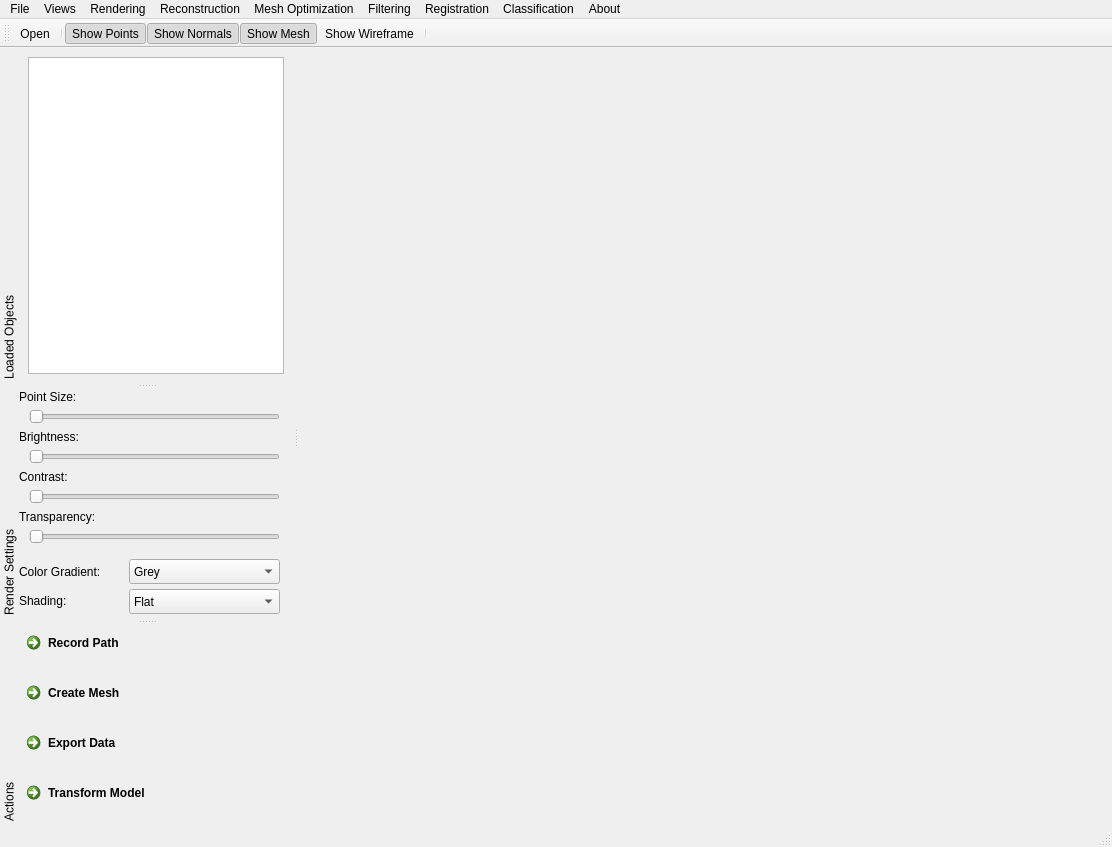
<?xml version="1.0" encoding="UTF-8"?>
<ui version="4.0">
 <class>MainWindow</class>
 <widget class="QMainWindow" name="MainWindow">
  <property name="geometry">
   <rect>
    <x>0</x>
    <y>0</y>
    <width>1112</width>
    <height>847</height>
   </rect>
  </property>
  <property name="windowTitle">
   <string>Las Vegas Reconstruction Toolkit</string>
  </property>
  <widget class="QWidget" name="centralwidget">
   <layout class="QVBoxLayout" name="verticalLayout">
    <item>
     <widget class="QVTKWidget" name="qvtkWidget"/>
    </item>
   </layout>
  </widget>
  <widget class="QStatusBar" name="statusbar"/>
  <widget class="QDockWidget" name="dockWidgetScene">
   <property name="minimumSize">
    <size>
     <width>200</width>
     <height>100</height>
    </size>
   </property>
   <property name="maximumSize">
    <size>
     <width>524287</width>
     <height>524287</height>
    </size>
   </property>
   <property name="styleSheet">
    <string notr="true"/>
   </property>
   <property name="floating">
    <bool>false</bool>
   </property>
   <property name="features">
    <set>QDockWidget::DockWidgetVerticalTitleBar</set>
   </property>
   <property name="allowedAreas">
    <set>Qt::LeftDockWidgetArea</set>
   </property>
   <property name="windowTitle">
    <string>Loaded Objects</string>
   </property>
   <attribute name="dockWidgetArea">
    <number>1</number>
   </attribute>
   <widget class="QWidget" name="dockWidgetSceneContents">
    <layout class="QHBoxLayout" name="horizontalLayout">
     <item>
      <widget class="QTreeWidget" name="treeWidget">
       <property name="autoExpandDelay">
        <number>0</number>
       </property>
       <property name="columnCount">
        <number>2</number>
       </property>
       <attribute name="headerVisible">
        <bool>false</bool>
       </attribute>
       <column>
        <property name="text">
         <string notr="true">1</string>
        </property>
       </column>
       <column>
        <property name="text">
         <string notr="true">2</string>
        </property>
       </column>
      </widget>
     </item>
    </layout>
   </widget>
  </widget>
  <widget class="QDockWidget" name="dockWidgetRendering">
   <property name="minimumSize">
    <size>
     <width>41</width>
     <height>230</height>
    </size>
   </property>
   <property name="maximumSize">
    <size>
     <width>524287</width>
     <height>230</height>
    </size>
   </property>
   <property name="features">
    <set>QDockWidget::DockWidgetMovable|QDockWidget::DockWidgetVerticalTitleBar</set>
   </property>
   <property name="windowTitle">
    <string>Render Settings</string>
   </property>
   <attribute name="dockWidgetArea">
    <number>1</number>
   </attribute>
   <widget class="QWidget" name="dockWidgetRenderingContents">
    <widget class="QLabel" name="labelPointSize">
     <property name="geometry">
      <rect>
       <x>0</x>
       <y>0</y>
       <width>91</width>
       <height>16</height>
      </rect>
     </property>
     <property name="text">
      <string>Point Size:</string>
     </property>
    </widget>
    <widget class="QSlider" name="horizontalSliderPointSize">
     <property name="geometry">
      <rect>
       <x>10</x>
       <y>20</y>
       <width>251</width>
       <height>16</height>
      </rect>
     </property>
     <property name="minimum">
      <number>1</number>
     </property>
     <property name="maximum">
      <number>10</number>
     </property>
     <property name="orientation">
      <enum>Qt::Horizontal</enum>
     </property>
    </widget>
    <widget class="QLabel" name="labelContrast">
     <property name="geometry">
      <rect>
       <x>0</x>
       <y>80</y>
       <width>91</width>
       <height>16</height>
      </rect>
     </property>
     <property name="text">
      <string>Contrast:</string>
     </property>
    </widget>
    <widget class="QSlider" name="horizontalSliderBrightness">
     <property name="geometry">
      <rect>
       <x>10</x>
       <y>60</y>
       <width>251</width>
       <height>16</height>
      </rect>
     </property>
     <property name="orientation">
      <enum>Qt::Horizontal</enum>
     </property>
    </widget>
    <widget class="QSlider" name="horizontalSliderContrast">
     <property name="geometry">
      <rect>
       <x>10</x>
       <y>100</y>
       <width>251</width>
       <height>16</height>
      </rect>
     </property>
     <property name="orientation">
      <enum>Qt::Horizontal</enum>
     </property>
    </widget>
    <widget class="QLabel" name="labelContrastTransparency">
     <property name="geometry">
      <rect>
       <x>0</x>
       <y>120</y>
       <width>91</width>
       <height>16</height>
      </rect>
     </property>
     <property name="text">
      <string>Transparency:</string>
     </property>
    </widget>
    <widget class="QSlider" name="horizontalSliderTransparency">
     <property name="geometry">
      <rect>
       <x>10</x>
       <y>140</y>
       <width>251</width>
       <height>16</height>
      </rect>
     </property>
     <property name="maximum">
      <number>100</number>
     </property>
     <property name="value">
      <number>0</number>
     </property>
     <property name="orientation">
      <enum>Qt::Horizontal</enum>
     </property>
    </widget>
    <widget class="QLabel" name="labelColorGradient">
     <property name="geometry">
      <rect>
       <x>0</x>
       <y>173</y>
       <width>131</width>
       <height>20</height>
      </rect>
     </property>
     <property name="text">
      <string>Color Gradient:</string>
     </property>
    </widget>
    <widget class="QComboBox" name="comboBoxGradient">
     <property name="geometry">
      <rect>
       <x>110</x>
       <y>170</y>
       <width>151</width>
       <height>25</height>
      </rect>
     </property>
     <item>
      <property name="text">
       <string>Grey</string>
      </property>
     </item>
     <item>
      <property name="text">
       <string>Hot</string>
      </property>
     </item>
     <item>
      <property name="text">
       <string>Jet</string>
      </property>
     </item>
     <item>
      <property name="text">
       <string>HSV</string>
      </property>
     </item>
     <item>
      <property name="text">
       <string>Simpsons</string>
      </property>
     </item>
    </widget>
    <widget class="QComboBox" name="comboBoxShading">
     <property name="geometry">
      <rect>
       <x>110</x>
       <y>200</y>
       <width>151</width>
       <height>25</height>
      </rect>
     </property>
     <item>
      <property name="text">
       <string>Flat</string>
      </property>
     </item>
     <item>
      <property name="text">
       <string>Gouraud</string>
      </property>
     </item>
     <item>
      <property name="text">
       <string>Phong</string>
      </property>
     </item>
    </widget>
    <widget class="QLabel" name="labelShading">
     <property name="geometry">
      <rect>
       <x>0</x>
       <y>204</y>
       <width>131</width>
       <height>16</height>
      </rect>
     </property>
     <property name="text">
      <string>Shading:</string>
     </property>
    </widget>
    <widget class="QLabel" name="labelContrast_2">
     <property name="geometry">
      <rect>
       <x>0</x>
       <y>40</y>
       <width>91</width>
       <height>16</height>
      </rect>
     </property>
     <property name="text">
      <string>Brightness:</string>
     </property>
    </widget>
   </widget>
  </widget>
  <widget class="QDockWidget" name="dockWidgetActions">
   <property name="sizePolicy">
    <sizepolicy hsizetype="Expanding" vsizetype="Expanding">
     <horstretch>0</horstretch>
     <verstretch>0</verstretch>
    </sizepolicy>
   </property>
   <property name="minimumSize">
    <size>
     <width>200</width>
     <height>200</height>
    </size>
   </property>
   <property name="maximumSize">
    <size>
     <width>524287</width>
     <height>200</height>
    </size>
   </property>
   <property name="autoFillBackground">
    <bool>false</bool>
   </property>
   <property name="features">
    <set>QDockWidget::DockWidgetVerticalTitleBar</set>
   </property>
   <property name="windowTitle">
    <string>Actions</string>
   </property>
   <attribute name="dockWidgetArea">
    <number>1</number>
   </attribute>
   <widget class="QWidget" name="dockWidgetActionsContents">
    <widget class="QCommandLinkButton" name="buttonRecordPath">
     <property name="geometry">
      <rect>
       <x>0</x>
       <y>0</y>
       <width>251</width>
       <height>51</height>
      </rect>
     </property>
     <property name="text">
      <string>Record Path</string>
     </property>
     <property name="icon">
      <iconset resource="../res/viewer.qrc">
       <normaloff>:/qv_animation.png</normaloff>:/qv_animation.png</iconset>
     </property>
     <property name="iconSize">
      <size>
       <width>30</width>
       <height>30</height>
      </size>
     </property>
    </widget>
    <widget class="QCommandLinkButton" name="buttonCreateMesh">
     <property name="geometry">
      <rect>
       <x>0</x>
       <y>50</y>
       <width>251</width>
       <height>51</height>
      </rect>
     </property>
     <property name="text">
      <string>Create Mesh</string>
     </property>
     <property name="icon">
      <iconset resource="../res/viewer.qrc">
       <normaloff>:/qv_createMesh.png</normaloff>:/qv_createMesh.png</iconset>
     </property>
     <property name="iconSize">
      <size>
       <width>30</width>
       <height>30</height>
      </size>
     </property>
    </widget>
    <widget class="QCommandLinkButton" name="buttonExportData">
     <property name="geometry">
      <rect>
       <x>0</x>
       <y>100</y>
       <width>251</width>
       <height>51</height>
      </rect>
     </property>
     <property name="text">
      <string>Export Data</string>
     </property>
     <property name="icon">
      <iconset resource="../res/viewer.qrc">
       <normaloff>:/qv_export.png</normaloff>:/qv_export.png</iconset>
     </property>
     <property name="iconSize">
      <size>
       <width>30</width>
       <height>30</height>
      </size>
     </property>
    </widget>
    <widget class="QCommandLinkButton" name="buttonTransformModel">
     <property name="geometry">
      <rect>
       <x>0</x>
       <y>150</y>
       <width>251</width>
       <height>51</height>
      </rect>
     </property>
     <property name="text">
      <string>Transform Model</string>
     </property>
     <property name="icon">
      <iconset resource="../res/viewer.qrc">
       <normaloff>:/qv_transform.png</normaloff>:/qv_transform.png</iconset>
     </property>
     <property name="iconSize">
      <size>
       <width>30</width>
       <height>30</height>
      </size>
     </property>
    </widget>
   </widget>
  </widget>
  <widget class="QToolBar" name="toolBar">
   <property name="windowTitle">
    <string>toolBar</string>
   </property>
   <property name="allowedAreas">
    <set>Qt::NoToolBarArea</set>
   </property>
   <property name="iconSize">
    <size>
     <width>30</width>
     <height>30</height>
    </size>
   </property>
   <attribute name="toolBarArea">
    <enum>TopToolBarArea</enum>
   </attribute>
   <attribute name="toolBarBreak">
    <bool>false</bool>
   </attribute>
   <addaction name="actionOpen"/>
   <addaction name="separator"/>
   <addaction name="actionShow_Points"/>
   <addaction name="actionShow_Normals"/>
   <addaction name="actionShow_Mesh"/>
   <addaction name="actionShow_Wireframe"/>
   <addaction name="separator"/>
  </widget>
  <widget class="QMenuBar" name="menubar">
   <property name="geometry">
    <rect>
     <x>0</x>
     <y>0</y>
     <width>1112</width>
     <height>25</height>
    </rect>
   </property>
   <widget class="QMenu" name="menuFile">
    <property name="title">
     <string>File</string>
    </property>
    <addaction name="actionOpen"/>
    <addaction name="actionExport"/>
    <addaction name="actionQuit"/>
   </widget>
   <widget class="QMenu" name="menuViews">
    <property name="title">
     <string>Views</string>
    </property>
    <addaction name="actionReset_Camera"/>
    <addaction name="actionStore_Current_View"/>
    <addaction name="actionRecall_Stored_View"/>
    <addaction name="separator"/>
    <addaction name="actionRecord_Path"/>
    <addaction name="actionLoad_Path"/>
    <addaction name="actionAnimate_Path"/>
    <addaction name="actionExport_Animation"/>
   </widget>
   <widget class="QMenu" name="menuReconstruction">
    <property name="title">
     <string>Reconstruction</string>
    </property>
    <addaction name="actionEstimate_Normals"/>
    <addaction name="separator"/>
    <addaction name="actionMarching_Cubes"/>
    <addaction name="actionPlanar_Marching_Cubes"/>
    <addaction name="actionExtended_Marching_Cubes"/>
    <addaction name="separator"/>
    <addaction name="actionCompute_Textures"/>
    <addaction name="actionMatch_Textures_from_Package"/>
    <addaction name="actionExtract_and_Rematch_Patterns"/>
   </widget>
   <widget class="QMenu" name="menuFiltering">
    <property name="title">
     <string>Filtering</string>
    </property>
    <addaction name="actionRemove_Outliers"/>
    <addaction name="actionMLS_Projection"/>
   </widget>
   <widget class="QMenu" name="menuMesh_Optimization">
    <property name="title">
     <string>Mesh Optimization</string>
    </property>
    <addaction name="actionPlanar_Optimization"/>
    <addaction name="actionRemove_Artifacts"/>
   </widget>
   <widget class="QMenu" name="menuRegistration">
    <property name="title">
     <string>Registration</string>
    </property>
    <addaction name="actionICP_using_manual_correspondance"/>
    <addaction name="actionICP_using_Pose_estimations"/>
    <addaction name="separator"/>
    <addaction name="actionGlobal_Relaxation"/>
   </widget>
   <widget class="QMenu" name="menuClassification">
    <property name="title">
     <string>Classification</string>
    </property>
    <addaction name="actionSimple_Plane_Classification"/>
    <addaction name="actionFurniture_Recognition"/>
   </widget>
   <widget class="QMenu" name="menuRendering">
    <property name="title">
     <string>Rendering</string>
    </property>
    <addaction name="actionShow_Points"/>
    <addaction name="actionShow_Normals"/>
    <addaction name="separator"/>
    <addaction name="actionShow_Wireframe"/>
    <addaction name="actionShow_Mesh"/>
   </widget>
   <widget class="QMenu" name="menuAbout">
    <property name="title">
     <string>About</string>
    </property>
    <addaction name="actionAbout"/>
   </widget>
   <addaction name="menuFile"/>
   <addaction name="menuViews"/>
   <addaction name="menuRendering"/>
   <addaction name="menuReconstruction"/>
   <addaction name="menuMesh_Optimization"/>
   <addaction name="menuFiltering"/>
   <addaction name="menuRegistration"/>
   <addaction name="menuClassification"/>
   <addaction name="menuAbout"/>
  </widget>
  <action name="actionOpen">
   <property name="icon">
    <iconset resource="../res/viewer.qrc">
     <normaloff>:/qv_import.png</normaloff>:/qv_import.png</iconset>
   </property>
   <property name="text">
    <string>Open</string>
   </property>
  </action>
  <action name="actionExport">
   <property name="text">
    <string>Export</string>
   </property>
  </action>
  <action name="actionQuit">
   <property name="text">
    <string>Quit</string>
   </property>
  </action>
  <action name="actionReset_Camera">
   <property name="text">
    <string>Reset Camera</string>
   </property>
  </action>
  <action name="actionStore_Current_View">
   <property name="text">
    <string>Store Current View</string>
   </property>
  </action>
  <action name="actionRecall_Stored_View">
   <property name="text">
    <string>Recall Stored View</string>
   </property>
  </action>
  <action name="actionRemove_Outliers">
   <property name="text">
    <string>Remove Outliers</string>
   </property>
  </action>
  <action name="actionEstimate_Normals">
   <property name="text">
    <string>Estimate Normals</string>
   </property>
  </action>
  <action name="actionMarching_Cubes">
   <property name="text">
    <string>Marching Cubes</string>
   </property>
  </action>
  <action name="actionPlanar_Marching_Cubes">
   <property name="text">
    <string>Planar Marching Cubes</string>
   </property>
  </action>
  <action name="actionExtended_Marching_Cubes">
   <property name="text">
    <string>Extended Marching Cubes</string>
   </property>
  </action>
  <action name="actionMLS_Projection">
   <property name="text">
    <string>MLS-Projection</string>
   </property>
  </action>
  <action name="actionMesh_Optimization">
   <property name="text">
    <string>Mesh Optimization</string>
   </property>
  </action>
  <action name="actionTexture_Generation">
   <property name="text">
    <string>Texture Generation</string>
   </property>
  </action>
  <action name="actionPlanar_Optimization">
   <property name="text">
    <string>Planar Optimization</string>
   </property>
  </action>
  <action name="actionRetesselate">
   <property name="text">
    <string>Retesselate</string>
   </property>
  </action>
  <action name="actionRemove_Artifacts">
   <property name="text">
    <string>Remove Artifacts</string>
   </property>
  </action>
  <action name="actionFill_Holes">
   <property name="text">
    <string>Fill Holes</string>
   </property>
  </action>
  <action name="actionICP_using_Pose_estimations">
   <property name="text">
    <string>Register via ICP</string>
   </property>
  </action>
  <action name="actionICP_using_manual_correspondance">
   <property name="text">
    <string>Pick correspondences...</string>
   </property>
  </action>
  <action name="actionGlobal_Relaxation">
   <property name="text">
    <string>Global Relaxation</string>
   </property>
  </action>
  <action name="actionRecord_Path">
   <property name="text">
    <string>Record Path</string>
   </property>
  </action>
  <action name="actionLoad_Path">
   <property name="text">
    <string>Load Path</string>
   </property>
  </action>
  <action name="actionAnimate_Path">
   <property name="text">
    <string>Animate Path</string>
   </property>
  </action>
  <action name="actionExport_Animation">
   <property name="text">
    <string>Export Animation</string>
   </property>
  </action>
  <action name="actionDelete_Small_Regions">
   <property name="text">
    <string>Delete Small Regions</string>
   </property>
  </action>
  <action name="actionSimple_Plane_Classification">
   <property name="text">
    <string>Simple Plane Classification</string>
   </property>
  </action>
  <action name="actionFurniture_Recognition">
   <property name="text">
    <string>Furniture Recognition</string>
   </property>
  </action>
  <action name="actionCompute_Textures">
   <property name="text">
    <string>Compute Textures</string>
   </property>
  </action>
  <action name="actionMatch_Textures_from_Package">
   <property name="text">
    <string>Match Textures from Package</string>
   </property>
  </action>
  <action name="actionExtract_and_Rematch_Patterns">
   <property name="text">
    <string>Extract and Rematch Patterns</string>
   </property>
  </action>
  <action name="actionPoint_Size">
   <property name="text">
    <string>Point Size</string>
   </property>
  </action>
  <action name="actionShow_Points">
   <property name="checkable">
    <bool>true</bool>
   </property>
   <property name="checked">
    <bool>true</bool>
   </property>
   <property name="icon">
    <iconset resource="../res/viewer.qrc">
     <normaloff>:/qv_fog.png</normaloff>:/qv_fog.png</iconset>
   </property>
   <property name="text">
    <string>Show Points</string>
   </property>
  </action>
  <action name="actionShow_Wireframe">
   <property name="checkable">
    <bool>true</bool>
   </property>
   <property name="checked">
    <bool>false</bool>
   </property>
   <property name="icon">
    <iconset resource="../res/viewer.qrc">
     <normaloff>:/qv_wireframe.png</normaloff>:/qv_wireframe.png</iconset>
   </property>
   <property name="text">
    <string>Show Wireframe</string>
   </property>
  </action>
  <action name="actionShow_Normals">
   <property name="checkable">
    <bool>true</bool>
   </property>
   <property name="checked">
    <bool>true</bool>
   </property>
   <property name="icon">
    <iconset resource="../res/viewer.qrc">
     <normaloff>:/qv_pointNormals.png</normaloff>:/qv_pointNormals.png</iconset>
   </property>
   <property name="text">
    <string>Show Normals</string>
   </property>
  </action>
  <action name="actionShow_Mesh">
   <property name="checkable">
    <bool>true</bool>
   </property>
   <property name="checked">
    <bool>true</bool>
   </property>
   <property name="icon">
    <iconset resource="../res/viewer.qrc">
     <normaloff>:/qv_surfaces.png</normaloff>:/qv_surfaces.png</iconset>
   </property>
   <property name="text">
    <string>Show Mesh</string>
   </property>
  </action>
  <action name="actionAbout">
   <property name="text">
    <string>About</string>
   </property>
  </action>
 </widget>
 <customwidgets>
  <customwidget>
   <class>QVTKWidget</class>
   <extends>QWidget</extends>
   <header>QVTKWidget.h</header>
  </customwidget>
 </customwidgets>
 <resources>
  <include location="../res/viewer.qrc"/>
 </resources>
 <connections/>
</ui>
